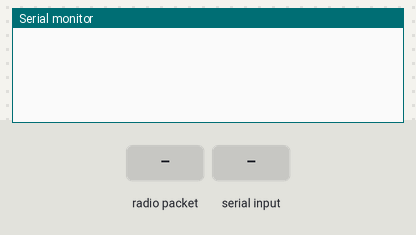
Recording of a sketch running on a simulated Arduino Uno, built with avr-gcc and run on an emulated ATmega328P. On the bench: the last lines printed to the serial monitor. The inputs (shaded band) are chosen by the test bench. No radio packets arrive unless stated.

Above: at 1.2 s.
1.3 s: radio packet "Done 1" arrives
At 2.3 s:
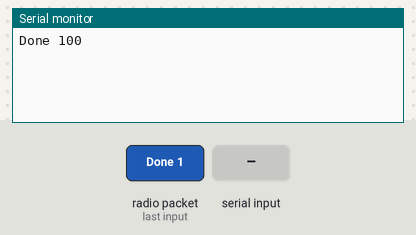
2.8 s: "BoardSerial" received over Serial
At 3.5 s:
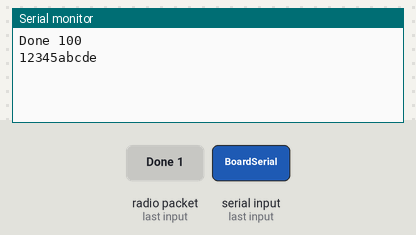
4.3 s: radio packet "BoardSerial" arrives
At 5.5 s:
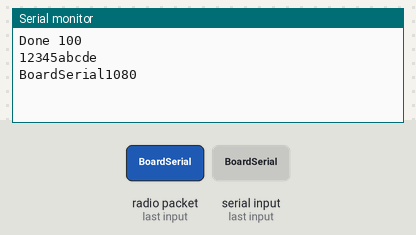
5.8 s: radio packet "5" arrives
At 6.9 s:
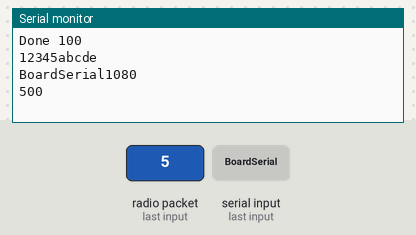

Measured:
- after the input at 1.3 s, the serial monitor: prints a new line at once (image 1)
- after the input at 2.8 s, the serial monitor: prints a new line at once (image 2)
- after the input at 4.3 s, the serial monitor: prints a new line at once (image 3)
- after the input at 5.8 s, the serial monitor: prints a new line at once (image 4)

The sketch:

PTS_Main.ino
```cpp
///Daniel Barba Linear Prototypes 20191220 Version 2.0-updated communicated transfer and serial ID for verification


#include <SPI.h>
#include "RF24.h"
#include "nRF24L01.h"

RF24 radio (7, 8);


const byte address[][10] = {"00001", "00002"};

String TIME = "",incoming="", incomingString="", VAL="";
String BoardSerial="12345abcde";

double VERSION= 0.1;

struct package
{
  char ID[10];
  unsigned long TIME = 0;
  char FUNC[10];
  unsigned long VAL = 0;
};

typedef struct package Package;
Package data;

void setup() {
  //pinMode(A6, INPUT);

  Serial.begin(115200);
  Serial.setTimeout(3);
  radio.begin();


  radio.openWritingPipe(address[1]);
  radio.openReadingPipe(1, address[0]);

  radio.setDataRate(RF24_250KBPS);
  radio.setPALevel(RF24_PA_LOW);
   radio.startListening();
}

void loop() {
  if (Serial.available())
  {
    //**********uncomment Serial.xxxx() for debugging comms**********

    //Serial.println("Done 1");
    incoming = Serial.readString();
   //Serial.println(incoming);
    //Serial.println(BoardSerial);
    if(incoming == "BoardSerial")Serial.println(BoardSerial);
    else{
       //Serial.println("Done 2");
    incomingString = incoming.substring(0, 1);
    incomingString.toCharArray(data.ID, 2);
    incomingString  = incoming.substring(1, 2);
    incomingString.toCharArray(data.FUNC, 2);
    VAL= incoming.substring(2, 10);
    data.VAL = VAL.toInt();

    //Serial.println("Done 3");
    radio.stopListening();

    //Serial.println("Done 4");
    radio.write(&data, sizeof(data));

    //Serial.println("Done 5");
     radio.startListening();
    }

  }


  if ( radio.available())
  {
    radio.read( &data, sizeof(data) );
    Serial.println(data.ID + String(data.TIME)+data.FUNC+String(data.VAL));
  }


}
```
